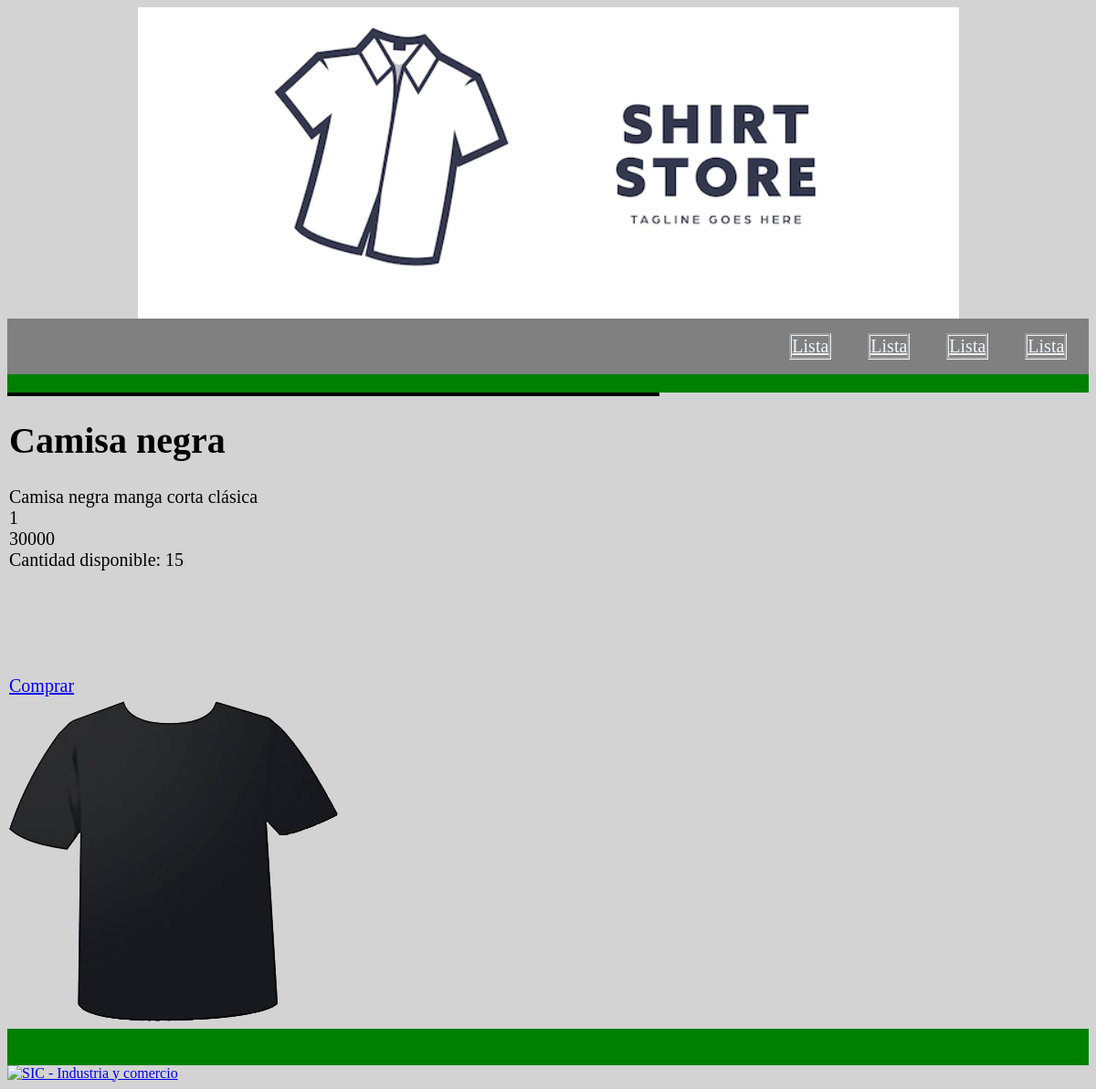
Page /product/1 on the committed database.
### conex/models.py (models this page shows)
class item(models.Model):
    nomb = models.CharField(max_length=30)
    descrip=models.CharField(max_length=200)
    talla=models.CharField(max_length=3)
    valor=models.IntegerField()
    cant=models.IntegerField()
    tipo = models.CharField(max_length=30)
    imagen=models.ImageField(upload_to="productos",null=True)

### conex/views.py (the view)
# urls.py: path('product/<int:pk>', prod,name="Producto"),
def prod(request,pk):
    prod=item.objects.get(id=pk)
    return render(request, 'product.html',{'prod':prod})

### conex/templates/product.html
{% extends "base.html" %}
{% block content %}
<div class="separador"></div>
<div class="cont">
    <div class="titulo">
        <h1>{{prod.nomb}}</h1>
        <section>{{prod.descrip}}</section>
        <section>{{prod.id}}</section>
        <section>{{prod.valor}}</section>
        <section>Cantidad disponible: {{prod.cant}}</section>
        <br><br><br><br><br> <a href="/compra/{{prod.id}}">Comprar</a>
    </div>
    <aside class="img2">
        <img src="{{prod.imagen.url}}" alt="Imagen de producto">
    </aside>
</div>
<div class="separador"></div>
{% endblock %}

### conex/static/css/est.css (style rules this page uses)
body { background: lightgray; }
.cont { background: blueviolet; width: 60%; border: 2px solid black; clear: both; }
.titulo { width: 500px; height: auto; font-size: 20px; float: left; }
.img2 { width: 500px; float: left; }
.separador { background: green; width: 100%; height: 20px; clear: both; }

### rows in the picture
item: nomb "Camisa negra", descrip "Camisa negra manga corta clásica", id "1", valor "30000", cant "15", imagen (picture)
